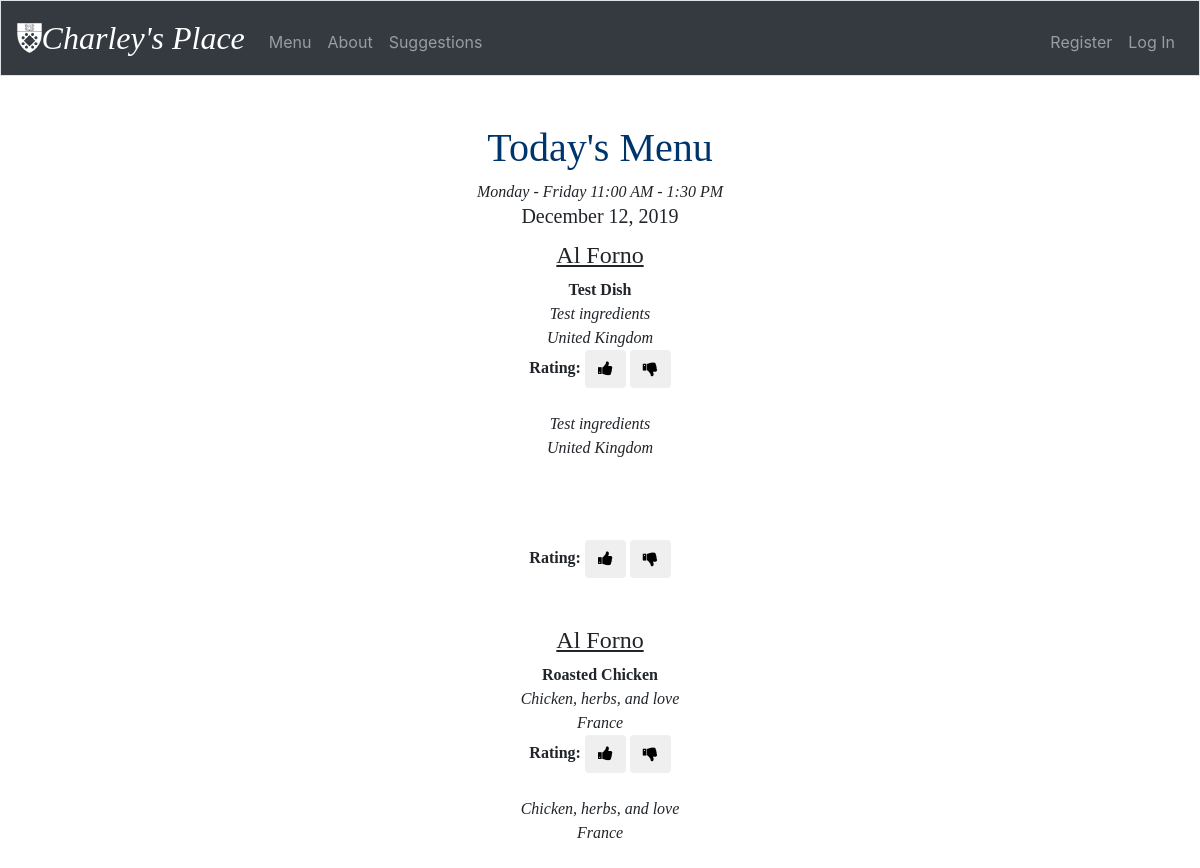
The page /home on the database its author committed.
### tables this page shows
CREATE TABLE 'dishes' ('ID' integer PRIMARY KEY AUTOINCREMENT NOT NULL, 'name' text NOT NULL, 'ingredients' text NOT NULL, 'type' text NOT NULL, 'country_of_origin' text NOT NULL, 'avg_rating' numeric, 'count_reviews' integer, 'creation_date'  date DEFAULT CURRENT_DATE  , 'creation_timestamp'  timestamp DEFAULT CURRENT_TIMESTAMP  );

### application.py (the view)
@app.route("/home", methods=["GET", "POST"])
def home():
    if request.method == "GET":
        menu = db.execute("SELECT * FROM dishes WHERE ID IN (SELECT dish_ID FROM menu_details WHERE menu_ID IN(SELECT MAX(menu_ID) FROM menu_details))")
        today = datetime.date.today().strftime("%B %d, %Y")
        return render_template("home.html", menu = menu, today = today)
    else:
        return apology("Sorry, no menu today.")

### application.py (called while the page is built)
@app.after_request
def after_request(response):
    response.headers["Cache-Control"] = "no-cache, no-store, must-revalidate"
    response.headers["Expires"] = 0
    response.headers["Pragma"] = "no-cache"
    return response

### templates/home.html (shortened to what this page needs)
{% extends "layout.html" %}
{% block main %}
<h1 class="title">Today's Menu</h1>
<section class ="menu">
<i>Monday - Friday 11:00 AM - 1:30 PM</i>
<h5>{{ today }}</h5>
<div class ="dishes">
    {% for row in menu %}
    <h4>{{ row['type'] }}</h4>
    <div class="row">
        <div class="col-sm">
        <b>
            {{ row['name'] }}
        </b>
        <br>
        <i><style></style>
            {{ row['ingredients'] }}
        <br>
            {{ row['country_of_origin'] }}
        </i>
        <br>
        <b>Rating:</b>
        <button type="button" class="btn like_button"><i class="fa fa-thumbs-up"></i></button>
        <button type="button" class="btn dislike_button"><i class="fa fa-thumbs-down"></i></button>
        </div>
    </div>
        <br>
        <i>
            {{ row['ingredients'] }}
        <br>
            {{ row['country_of_origin'] }}
        </i>
    {% endfor %}
</div>
</section>
{% endblock %}

### static/styles.css (style rules this page uses)
.title { font-family: 'YaleNew-Bold'; color: #00356b; font-size: 40px; }
.menu { font-family: 'Times New Roman'; }
.dishes { padding: 5px; }
h4 { text-decoration: underline; }

### rows shown on the page
dishes: type "Al Forno", name "Test Dish", ingredients "Test ingredients", country_of_origin "United Kingdom"
dishes: type "Al Forno", name "Roasted Chicken", ingredients "Chicken, herbs, and love", country_of_origin "France"
